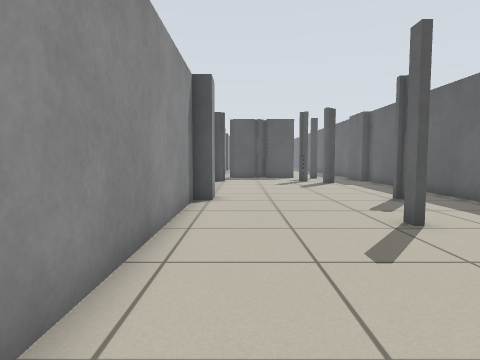
[1] (above)

16 first-person views from a walk through a robot-simulator world made for Stage. The camera is 0.68 m above the floor, tilts 4° down and sees 75° across. The lines on the ground mark 1 m squares. The floor is counted in squares, 0.5 m on a side. Each view is taken from the middle of a square. On the plan, view 1 faces up. The plan holds only what a view shows up to about 14 squares ahead; the rest is blank. The robots in the file are not drawn.

[2]
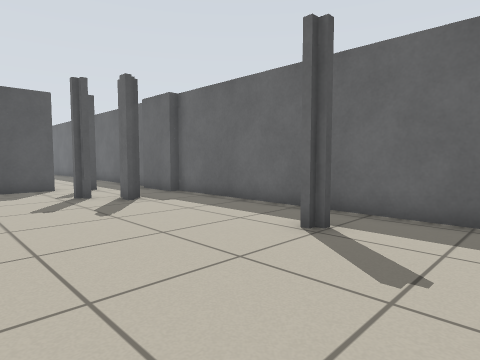

[3]
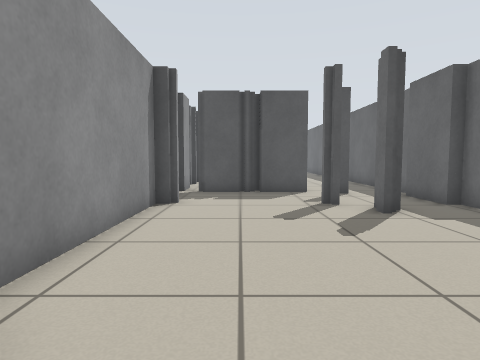

[4]
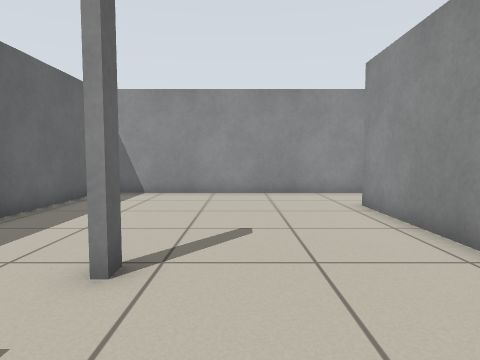

[5]
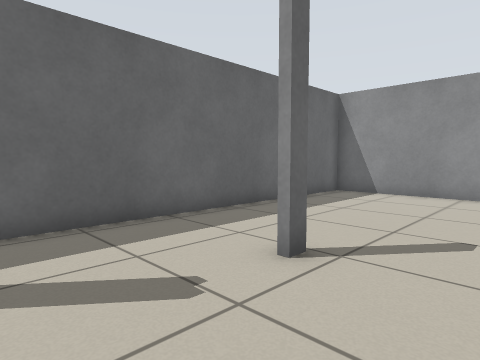

[6]
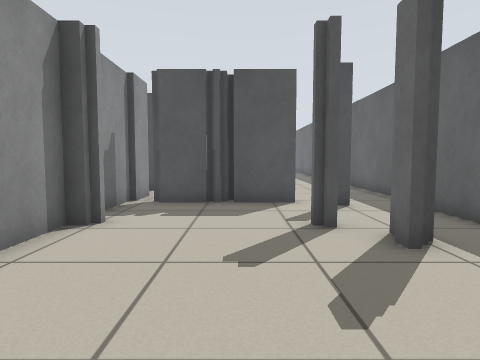

[7]
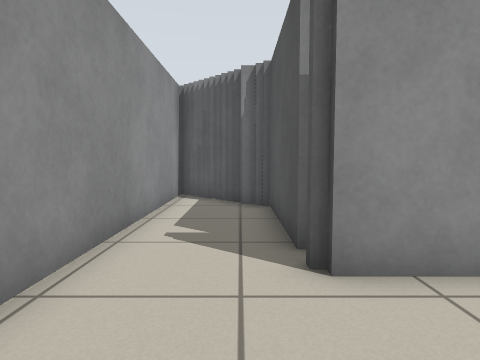

[8]
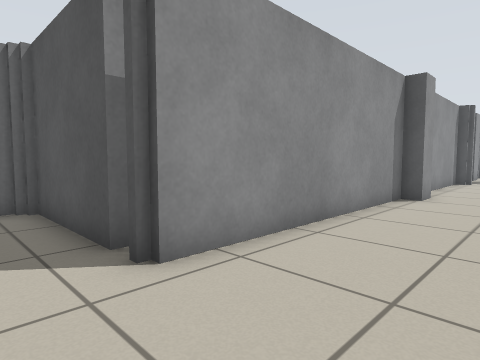

[9]
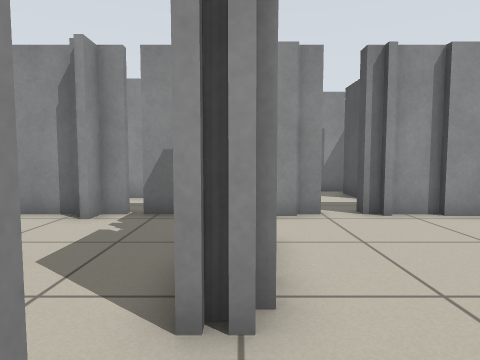

[10]
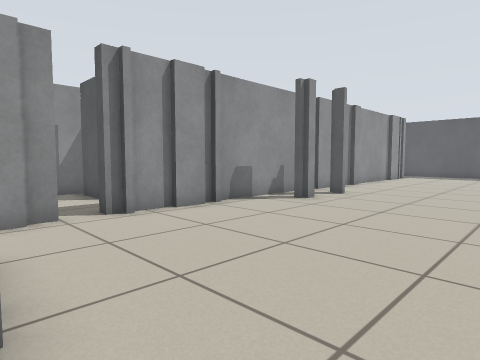

[11]
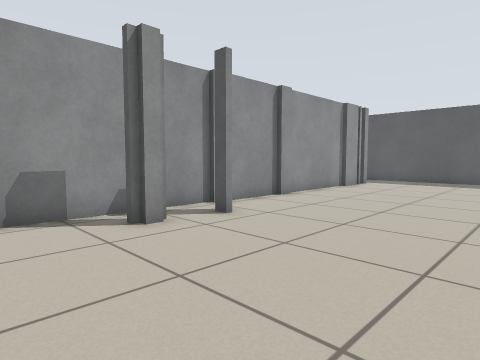

[12]
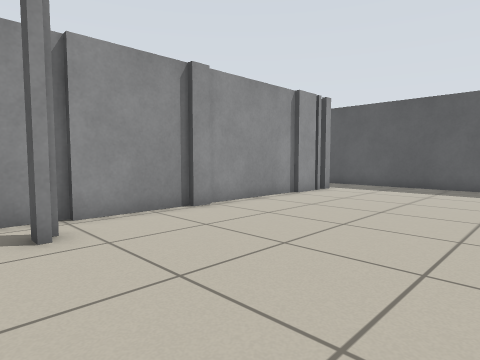

[13]
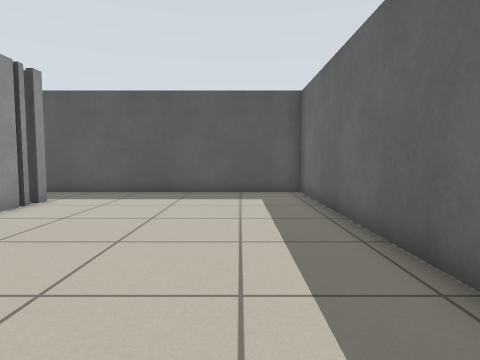

[14]
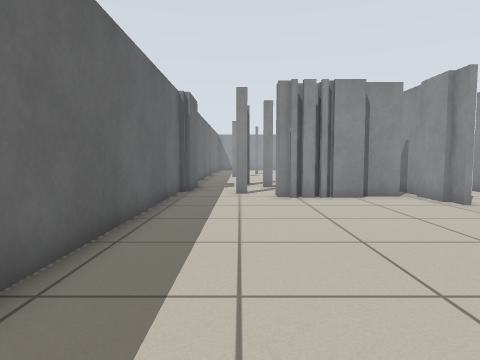

[15]
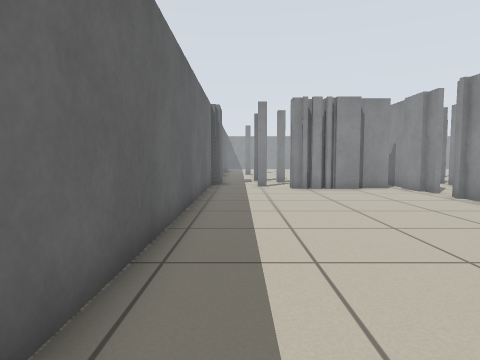

[16]
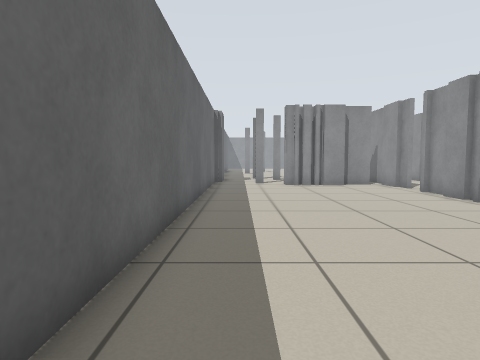

### Floor plan
Ten units are one square. View 1 is at (0, 0); x grows to the right and y downward. Boxes are objects, and circles mark ways between rooms. Rooms are numbered by the first view taken in them; rooms with no view inside come last. Other rooms are left out.
<svg viewBox="-101 -480 180 507">
<path fill="none" stroke="#000" d="M35 -61 35 -66M-9 -111 -9 -101 -15 -101 -15 -10M45 -165 45 -171M-26 -12 -26 -9 -68 -9M-10 -182 -15 -182 -15 -121M70 -180 70 -204M-15 -194 -15 -186 -9 -186M52 -209 48 -209M46 -211 51 -211M-71 -5 -71 0M10 -215 -5 -215M74 -204 74 -226M37 -221 37 -215 18 -215M22 -224 22 -217M-15 -220 -15 -196M-96 22 74 22 74 -180M2 -316 2 -310M-15 -342 -15 -286M-13 -374 -13 -341M-11 -379 -11 -372M74 -380 74 -475 -6 -475M-15 -284 -15 -278M-13 -279 -13 -268M-15 -269 -15 -250M-13 -424 -13 -380M-11 -441 -11 -424M-15 -240 -15 -232M-13 -234 -13 -219M-11 -449 -11 -444M32 -221 37 -221M8 -223 34 -223M74 -226 74 -362M22 -217 30 -217M-8 -219 6 -219"/>
<circle cx="50" cy="-220" r="3" fill="#2a7"/>
<text x="20" y="-90">1</text>
<text x="30" y="-340">2</text>
</svg>
Room 1 opens to room 2.

Where each view was taken, in squares from view 1:
view 1: 0 up, 0 right, facing up
view 2: 7 up, 0 right, facing up-right
view 3: 9 up, 1 right, facing up
view 4: 10 up, 2 right, facing down
view 5: 10 up, 1 right, facing down-right
view 6: 12 up, 2 right, facing up
view 7: 0 up, 2 right, facing left
view 8: 1 down, 2 right, facing up-left
view 9: 22 up, 6 right, facing left
view 10: 22 up, 6 right, facing up-left
view 11: 28 up, 6 right, facing up-left
view 12: 32 up, 6 right, facing up-left
view 13: 35 up, 5 right, facing up
view 14: 33 up, 5 right, facing down
view 15: 36 up, 6 right, facing down
view 16: 38 up, 6 right, facing down
